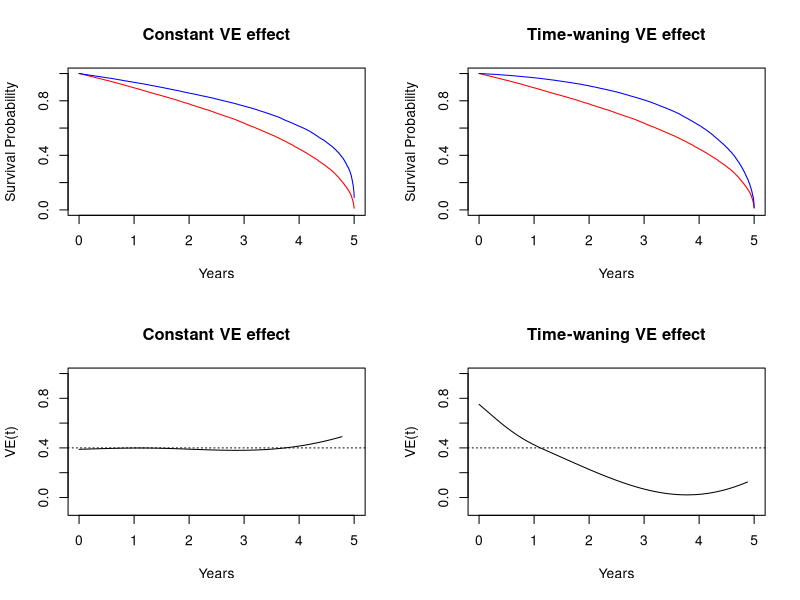

Recreate this plot in R.
#### Practice proportional hazards testing of schoenfeld residuals ####
library(survival)
par(mfrow=c(2,2))

#### Create Fictional OCV data ####
years = 5
samples = 100000
VE = 0.4  # Best if VE < 0.5 because I'm assuming linear decay down to the background event probability
event_prob_untreated <- 0.5
event_prob_treated <- event_prob_untreated*(1-VE)
fake_ocv <- data.frame(ID = 1:samples,
                       treat = rep(c(0,1), each = samples/2),
                       time = round(runif(n=samples, min = 1, max = 365*years)),
                       event = c(rbinom(n = samples/2, size = 1, prob = event_prob_untreated), rbinom(n = samples/2, size = 1, prob = event_prob_treated))) # Event times occur randomly, but some are censoring and some are disease

# Add a time-varying effect that is strong at first and then gets weaker
fake_ocv <- fake_ocv[order(fake_ocv$treat, fake_ocv$time),] # Sort by treatment status, then time
fake_ocv$event_tv <- fake_ocv$event
fake_ocv[(samples/2+1):samples, "event_tv"] <- sapply(seq(min(1, VE*2), 0, length.out = samples/2), function(x) rbinom(n=1, size=1, prob = event_prob_untreated*(1-x)))

#### Confirm behavior of Fictional Data ####
# Calculate VE via 1-RR
VE
1 - mean(fake_ocv[fake_ocv$treat == 1, "event"]) / mean(fake_ocv[fake_ocv$treat == 0, "event"])
1 - mean(fake_ocv[fake_ocv$treat == 1, "event_tv"]) / mean(fake_ocv[fake_ocv$treat == 0, "event_tv"]) # Biased downwards b/c sample size larger earlier

# Calculate Hazard Ratio over all time
event_prob_treated/event_prob_untreated
summary(coxph(Surv(time,event) ~ treat, data=fake_ocv))[c("coefficients", "conf.int")]
summary(coxph(Surv(time,event_tv) ~ treat, data=fake_ocv))[c("coefficients", "conf.int")] 

# Compare Hazard Ratio in first half to second half
summary(coxph(Surv(time,event_tv) ~ treat, data=fake_ocv[fake_ocv$time < max(fake_ocv$time)/2,]))[c("coefficients", "conf.int")]
summary(coxph(Surv(time,event_tv) ~ treat, data=fake_ocv[fake_ocv$time > max(fake_ocv$time)/2,]))[c("coefficients", "conf.int")]

# Plot survival curves 
plot(survfit(formula = Surv(time/365, event)~ treat, data = fake_ocv, conf.type="none"), xlab="Years", ylab="Survival Probability", main = "Constant VE effect", col = c("red", "blue"))
plot(survfit(formula = Surv(time/365, event_tv)~ treat, data = fake_ocv, conf.type="none"), xlab="Years", ylab="Survival Probability", main = "Time-waning VE effect", col = c("red", "blue"))

#### Including Time Dependent Covariates in the Cox Model - static VE ####
time.dep <- coxph( Surv(time, event)~treat,data = fake_ocv,
                   method="breslow", na.action=na.exclude)
(time.dep.zph <- cox.zph(time.dep))
# plot(time.dep.zph, main = "Constant VE effect")

time.dep.zph.df <- data.frame(x = as.numeric(time.dep.zph$x), y = as.numeric(time.dep.zph$y))

# ggplot(time.dep.zph.df, aes(x=x, y=y)) + geom_point() + stat_smooth(method="lm", formula = y ~ splines::bs(x,4))

time.dep.zph.df.spline <- lm(time.dep.zph.df$y ~ splines::bs(time.dep.zph.df$x,4))
plot(time.dep.zph.df$x*years, 1-exp(time.dep.zph.df.spline$fitted.values), ylim = c(-.1,1), type = "l", ylab = "VE(t)", xlab = "Years", xlim = c(0,5), main = "Constant VE effect")
abline(h = VE, lty = 3)

#### Including Time Dependent Covariates in the Cox Model - waning VE ####
time.dep.tv <- coxph( Surv(time, event_tv)~treat,data = fake_ocv,
                   method="breslow", na.action=na.exclude)
(time.dep.zph.tv <- cox.zph(time.dep.tv))
# plot(time.dep.zph.tv, main = "Time-waning VE effect", df=4) # Fits a spline (defualt df=4)

time.dep.zph.tv.df <- data.frame(x = as.numeric(time.dep.zph.tv$x), y = as.numeric(time.dep.zph.tv$y))
# ggplot(time.dep.zph.tv.df, aes(x=x, y=y)) + geom_point() + stat_smooth(method="lm", formula = y ~ splines::bs(x,4))

time.dep.zph.tv.df.spline <- lm(time.dep.zph.tv.df$y ~ splines::bs(time.dep.zph.tv.df$x,4))
plot(time.dep.zph.tv.df$x*years, 1-exp(time.dep.zph.tv.df.spline$fitted.values), ylim = c(-.1,1), type = "l", ylab = "VE(t)", xlab = "Years", xlim = c(0,5), main = "Time-waning VE effect")
abline(h = VE, lty = 3)

#### Save Plot ####
dev.copy(png,'ve_t_method.png')
dev.off()
